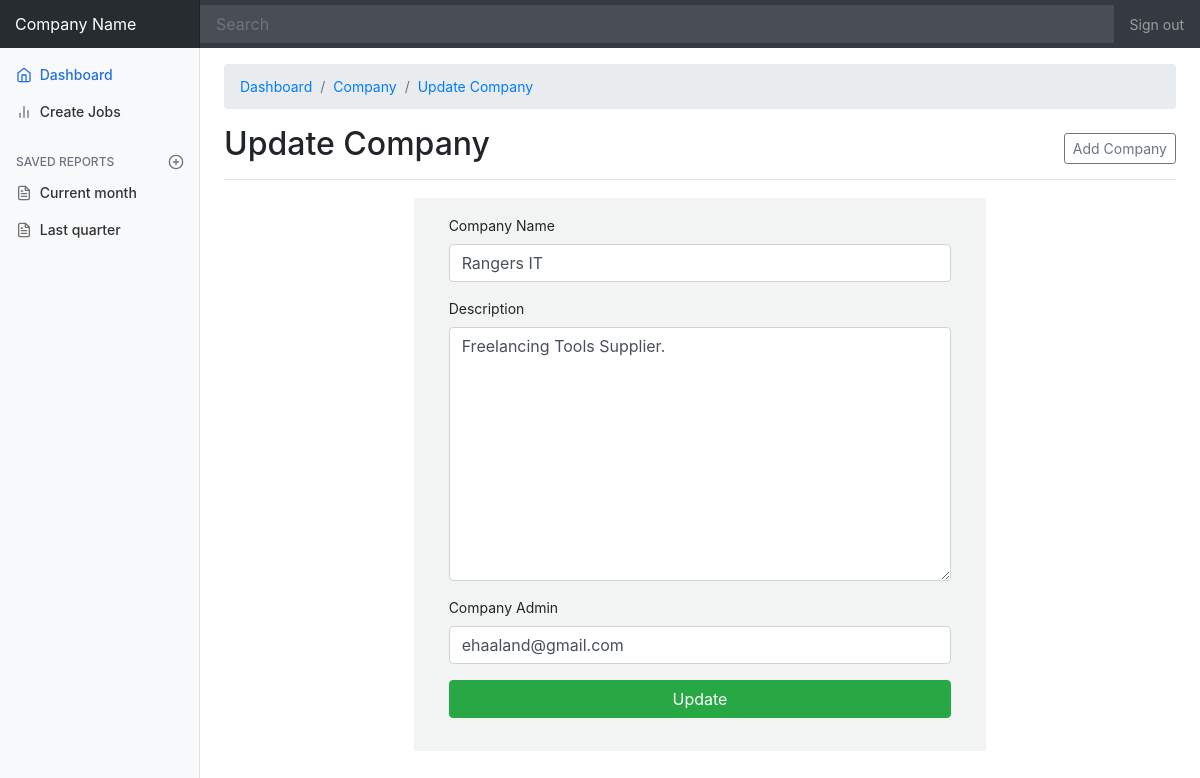
The page /admin/company_edit.php?edit=3 (signed in) on the database its author committed.
### tables this page shows
CREATE TABLE `company` (
  `company_id` int(255) NOT NULL,
  `company` varchar(255) NOT NULL,
  `description` varchar(255) NOT NULL,
  `admin` varchar(255) NOT NULL
);

### admin/company_edit.php (the view, shortened to what this page needs)
<?php
include('connection/db.php');
$id=$_GET['edit'];
$query=mysqli_query($conn, "SELECT * FROM company WHERE company_id='$id' ");
while($row=mysqli_fetch_array($query))
{
    $company=$row['company'];
    $description=$row['description'];
}
?>
<!doctype html>
<html lang="en">
  <head>
  <?php  include('include/header.php'); ?>
  </head>
  <body>
    <nav class="navbar navbar-dark sticky-top bg-dark flex-md-nowrap p-0">
      <a class="navbar-brand col-sm-3 col-md-2 mr-0" href="admin_dashboard.php">Company Name</a>
      <input class="form-control form-control-dark w-100" type="text" placeholder="Search" aria-label="Search">
      <ul class="navbar-nav px-3">
        <li class="nav-item text-nowrap">
          <a class="nav-link" href="logout.php">Sign out</a>
        </li>
      </ul>
    </nav>
    <div class="container-fluid">
      <div class="row">
      <?php include('include/sidebar.php'); ?>
        <main role="main" class="col-md-9 ml-sm-auto col-lg-10 pt-3 px-4">
        <nav aria-label="breadcrumb">
            <ol class="breadcrumb">
            <li class="breadcrumb-item"><a href="admin_dashboard.php">Dashboard</a></li>
            <li class="breadcrumb-item"><a href="create-company.php"> Company</a></li>
            <li class="breadcrumb-item active" aria-current="page"><a href="#"> Update Company</a></li>
           </ol>
          </nav>
          <div class="d-flex justify-content-between flex-wrap flex-md-nowrap align-items-center pb-2 mb-3 border-bottom">
          <h1 class="h2">Update Company</h1>
            <div class="btn-toolbar mb-2 mb-md-0">
             <a href="add-company.php"> <button class="btn btn-sm btn-outline-secondary">
                Add Company
              </button>
             </a>
            </div>
          </div>
        <div style="width: 60%; margin-left:20%; background-color: #F2F4F4">
            <form method="POST" action="customer-add.php" style="margin:3%; padding:3%;">
                <div class="form-group">
                    <label class="w-100">Company Name</label>
                    <input type="text" name="edit_company" id="edit_company" value="<?php echo $company; ?>" class="form-control" placeholder="Enter Company Name">
                </div>
                <div class="form-group">
                    <label class="w-100">Description</label>
                    <textarea type="text" name="edit_description" id="edit_description" class="form-control" cols="30" rows="10" placeholder="Enter company description"><?php echo $description; ?></textarea>
                </div>
                <div class="form-group">
                    <label class="w-100">Company Admin</label>
                    <select name="admin" id="admin" class="form-control">
                       <?php
                       $sql=mysqli_query($conn,"SELECT * FROM admin_login WHERE admin_type='2' ");
                          while($row=mysqli_fetch_array($sql))
                          {
                            ?>
                              <option value="<?php echo $row['admin_email']; ?>"><?php echo $row['admin_email'];?></option>
                            <?php
                          }
                       ?>
                    </select>
                </div>
                <div class="form-group mt-3">
                    <button type="submit" class="btn btn-block btn-success" name="update_company">Update</button>
                </div>
            </form>
        </div>
        </main>
      </div>
    </div>
</body>
</html>

### admin/css/dashboard.css (style rules this page uses)
body { font-size: .875rem; }
.navbar-brand { padding-top: .75rem; padding-bottom: .75rem; font-size: 1rem; background-color: rgba(0, 0, 0, .25); box-shadow: inset -1px 0 0 rgba(0, 0, 0, .25); }
.navbar .form-control { padding: .75rem 1rem; border-width: 0; border-radius: 0; }
.form-control-dark { color: #fff; background-color: rgba(255, 255, 255, .1); border-color: rgba(255, 255, 255, .1); }

### rows shown on the page
company: edit_company "Rangers IT", edit_description "Freelancing Tools Supplier."

### other values the page prints
form field admin "ehaaland@gmail.com"
